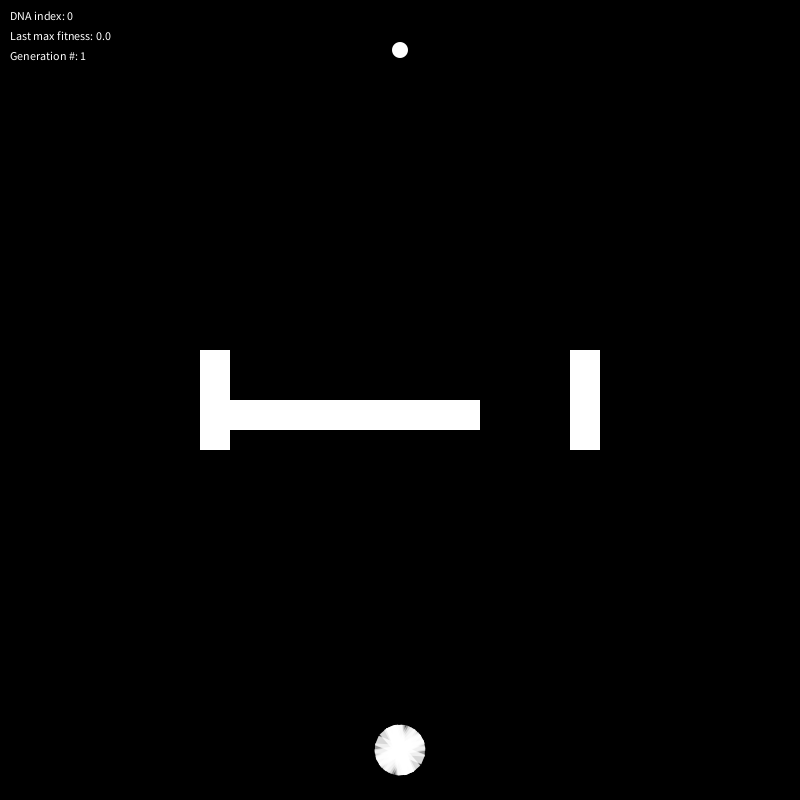
Frame 1 (no input)
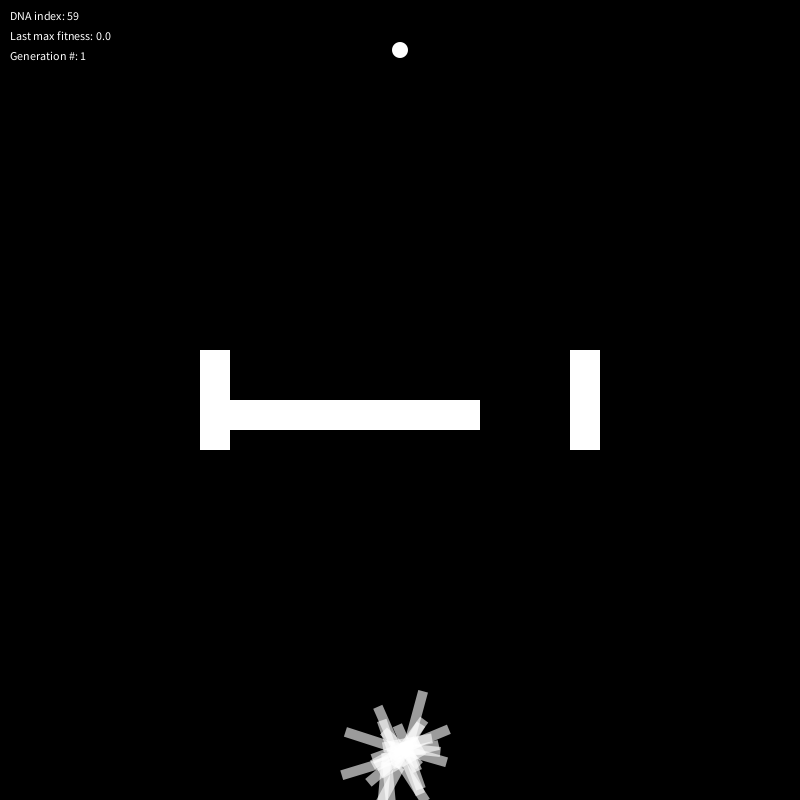
Frame 60 (the mouse pressed at the canvas centre just before this capture)
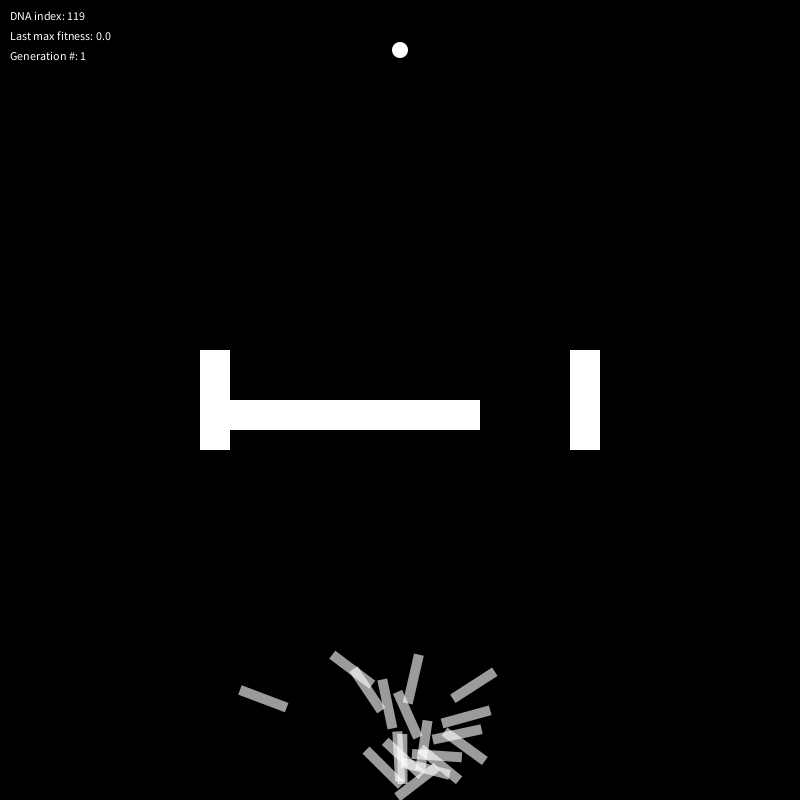
Frame 120 (the mouse held since frame 60 and released just before this capture)

The Processing sketch that drew these frames (run headless with seeded random() and noise(); from frame 60 on, the mouse is pressed at the canvas centre):

// Processing sketch: SmartRocket
// ── SmartRocket.pde
// Program parameters
static int kLifespan = 400;
static int width = 800;
static int height = 800;
private static int kPopulationSize = 25;

private Population population = new Population(kPopulationSize);
private ArrayList<Obsticle> obsticles = new ArrayList<Obsticle>();
private int dnaIndex = 0;
private int generation = 1;

// Public variables
PVector target = new PVector(width / 2, 50);

void settings() {
  size(width, height);
}

void setup() {
  noStroke();
  
  // Add a few obsticles
  obsticles.add(new Obsticle(200.0, 350.0, 30.0, 100.0));
  obsticles.add(new Obsticle(230.0, 400.0, width - 550, 30));
  obsticles.add(new Obsticle(width - 230.0, 350.0, 30.0, 100.0));
}

void draw() {
  background(0);
  
  // Draw target
  fill(255);
  ellipse(target.x, target.y, 16, 16);
  
  // Draw debug information
  text("DNA index: " + dnaIndex, 10, 20);
  text("Last max fitness: " + population.lastMaxFitness, 10, 40);
  text("Generation #: " + generation, 10, 60);
  
  // Draw obsticles and meanwhile check for collisions
  for (Obsticle o : obsticles) {
    o.show();
    for (Rocket r : population.rockets) {
      if (!r.dead && o.isCollidingWithVector(r.pos)) {
        r.dead = true;
      }
    }
  }
  
  // Draw all rockets in population
  fill(255, 155);
  population.updateAndShow();
  
  // Check if we've reached the end of this generation (if so - evolve)
  if (++dnaIndex == kLifespan) {
    population.evolve();
    dnaIndex = 0;
    generation++;
  }
}
// ── DNA.pde
class DNA {
  ArrayList<PVector> genes;
  
  DNA(ArrayList<PVector> genes) {
    if (genes == null) {
      this.genes = new ArrayList<PVector>();
      for (int i = 0; i < kLifespan; i++) {
        PVector vector = PVector.random2D();
        vector.setMag(0.1);
        this.genes.add(vector);
      }
    } else {
      this.genes = genes;
    }
  }
  
  void mutate() {
    for (int i = 0; i < genes.size(); i++) {
      if (random(1) < 0.01) {
        PVector mut = PVector.random2D();
        mut.setMag(0.1);
        genes.set(i, mut);
      }
    }
  }

  DNA crossover(DNA partner) {
    ArrayList<PVector> g = new ArrayList<PVector>();
    float mid = floor(random(genes.size()));
    for (int i = 0; i < genes.size(); i++) {
      g.add(i > mid ? genes.get(i) : partner.genes.get(i));
    }
    DNA childDna = new DNA(g);
    
    childDna.mutate();
    
    return childDna;
  }
}
// ── Obsticle.pde
class Obsticle {
  private float x, y, w, h;
  
  Obsticle(float x, float y, float w, float h) {
    this.x = x;
    this.y = y;
    this.w = w;
    this.h = h;
  }
  
  void show() {
    rectMode(CORNER);
    rect(x, y, w, h);
  }
  
  boolean isCollidingWithVector(PVector pos) {
    return pos.x >= x && pos.y >= y && pos.x <= x + w && pos.y <= y + h;
  }
}
// ── Population.pde

class Population {
  ArrayList<Rocket> rockets = new ArrayList<Rocket>();
  float lastMaxFitness = 0;
  
  Population(int size) {
    for (int i = 0; i < size; i++) {
      rockets.add(new Rocket(null));
    }
  }
  
  void evolve() {
    performSelection(getEvaluatedMatingPool());
  }
  
  void updateAndShow() {
    for (Rocket rocket : rockets) {
      rocket.update();
      rocket.show();
    }
  }
  
  private ArrayList<DNA> getEvaluatedMatingPool() {
    ArrayList<DNA> matingPool = new ArrayList<DNA>();
    
    float maxFitness = 0;
    for (Rocket rocket : rockets) {
      float fitness = rocket.calculateFitness();
      if (fitness > maxFitness) {
        maxFitness = fitness;
      }
    }
    
    lastMaxFitness = maxFitness;
    
    for (Rocket rocket : rockets) {
      float n = (rocket.calculateFitness() / maxFitness) * 100;
      for (int i = 0; i < n; i++) {
        matingPool.add(rocket.dna);
      }
    }
    
    return matingPool;
  }
  
  private void performSelection(ArrayList<DNA> matingPool) {
    ArrayList<Rocket> newPopulation = new ArrayList<Rocket>();
    
    for (int i = 0; i < rockets.size(); i++) {
      DNA parentA = matingPool.get(int(random(matingPool.size())));
      DNA parentB = matingPool.get(int(random(matingPool.size())));
      DNA child = parentA.crossover(parentB);
      
      newPopulation.add(new Rocket(child));
    }
    
    rockets = newPopulation;
  }
}
// ── Rocket.pde
class Rocket {
  boolean dead, complete;
  
  DNA dna;
  PVector pos = new PVector(width / 2, height - 50);
  PVector vel = new PVector();
  PVector acc = new PVector();
  
  Rocket(DNA dna) {
    if (dna != null) {
      this.dna = dna;
    } else {
      this.dna = new DNA(null);
    }
  }
  
  void update() {
    if (dead || complete) { return; }
    
    float d = PVector.dist(pos, target);
    
    if (d < 10) {
      pos = target.copy();
      complete = true;
    }
    
    acc.add(dna.genes.get(dnaIndex));
    
    vel.add(acc);
    pos.add(vel);
    acc.mult(0);
    
    // Check if out of bounds
    if (pos.x < 0 || pos.y < 0 || pos.y > height || pos.x > width) {
      dead = true;
    }
  }
  
  float calculateFitness() {
    float fitness = 1 / PVector.dist(pos, target);
    
    if (complete) {
      fitness *= 10;
    }
    
    return fitness;
  }
  
  void show() {
    if (dead) { return; }
    
    pushMatrix();
    rectMode(CENTER);
    translate(pos.x, pos.y);
    rotate(vel.heading());
    rect(0, 0, 50, 10);
    popMatrix();
  }
}
